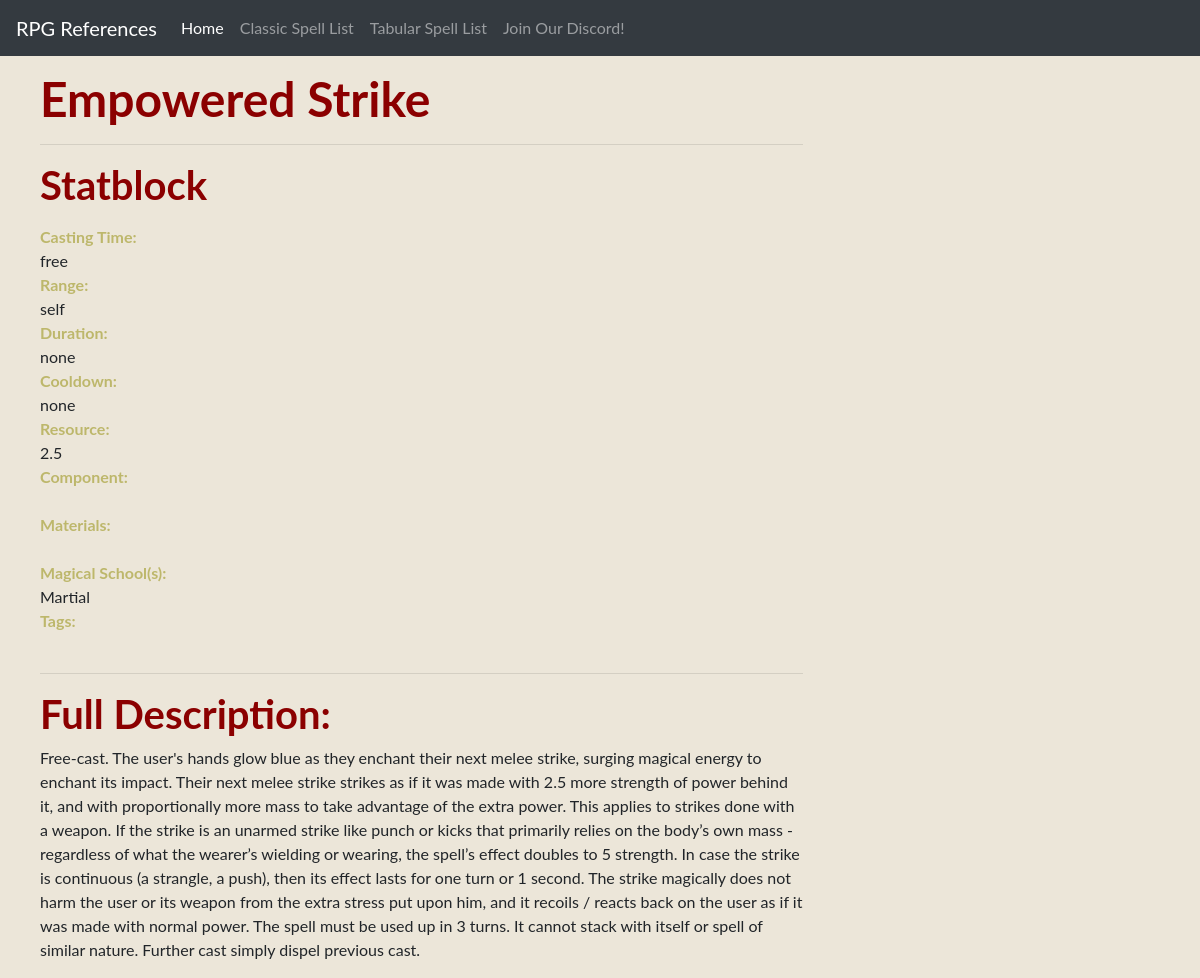
The page /list/2/ on the database its author committed.
### list/models.py (models this page shows, shortened)
class spell(models.Model):
    name = models.CharField(max_length=50)
    level = models.CharField(max_length=50, default="none")
    castingtime = models.CharField(max_length=50, default="standard")
    range = models.CharField(max_length=20, default="self")
    duration = models.CharField(max_length=50, default="none")
    cooldown = models.CharField(max_length=50, default="none")
    resource = models.CharField(max_length=50, default="0")
    component = models.TextField(blank=True)
    materials = models.TextField(blank=True)
    description = models.TextField(default="")
    schools = models.ManyToManyField(school)
    tags = models.ManyToManyField(tag, blank=True)

class school(models.Model):
    name = models.CharField(max_length=50)
    system = models.CharField(max_length=50)

### list/views.py (the view)
# urls.py: path('list/<int:pk>/', views.spell_detail, name='spell_detail'),
def spell_detail(request, pk):
    gotspell = get_object_or_404(spell, pk=pk)
    return render(request, 'list/spell_detail.html', {'spell': gotspell})

### list/templates/list/spell_detail.html
{% extends 'list/base.html' %}
{% block content %}
    <h1> {{ spell.name }}</h1>
    <hr/>
    <h2> Statblock</h2>
<p>
    <div class ="statblock">Casting Time:</div> {{ spell.castingtime}} <br>
    <div class ="statblock">Range:</div> {{ spell.range}} <br>
    <div class ="statblock">Duration:</div> {{ spell.duration}} <br>
    <div class ="statblock">Cooldown:</div> {{ spell.cooldown}} <br>
    <div class ="statblock">Resource:</div> {{ spell.resource}} <br>
    <div class ="statblock">Component:</div> {{ spell.component}} <br>
    <div class ="statblock">Materials:</div> {{ spell.materials}} <br>
    <div class ="statblock">Magical School(s):</div> {% for school in spell.schools.all %} {{ school.name }} {% endfor %} <br>
    <div class ="statblock">Tags:</div> {% for tag in spell.tags.all %} {{ tag.name }} {% endfor %} <br>
</p>
    <hr/>
    <h2>Full Description:</h2>
    <p> {{ spell.description }}</p>
{% endblock %}

### list/static/css/list.css (style rules this page uses)
body { padding-top: 70px; margin-left: 40px; background-color: #ece6d9; font-family: Lato; font-size: 12pt; }
h1, h2, h3, h4 { color: darkred; font-family: Lato; }
h1 { font-weight: bold; font-size: 36pt; }
h2 { font-weight: bold; font-size: 30pt; }
.statblock { color: darkkhaki; font-weight: bold; font-size: 12pt; font-family: Lato; }

### rows shown on the page
spell: name "Empowered Strike", castingtime "free", range "self", duration "none", cooldown "none", resource "2.5", description "Free-cast. The user's hands glow blue as they enchant their next melee strike, surging magical energy to enchant its impact. Their next melee strike strikes as if it was made with 2.5 more strength of power behind it, and with proportionally more mass to take advantage of the extra power. This applies to strikes done with a weapon. If the strike is an unarmed strike like punch or kicks that primarily relies on the body’s own mass - regardless of what the wearer’s wielding or wearing, the spell’s effect doubles to 5 strength. In case the strike is continuous (a strangle, a push), then its effect lasts for one turn or 1 second. The strike magically does not harm the user or its weapon from…"
school: name "Martial"
